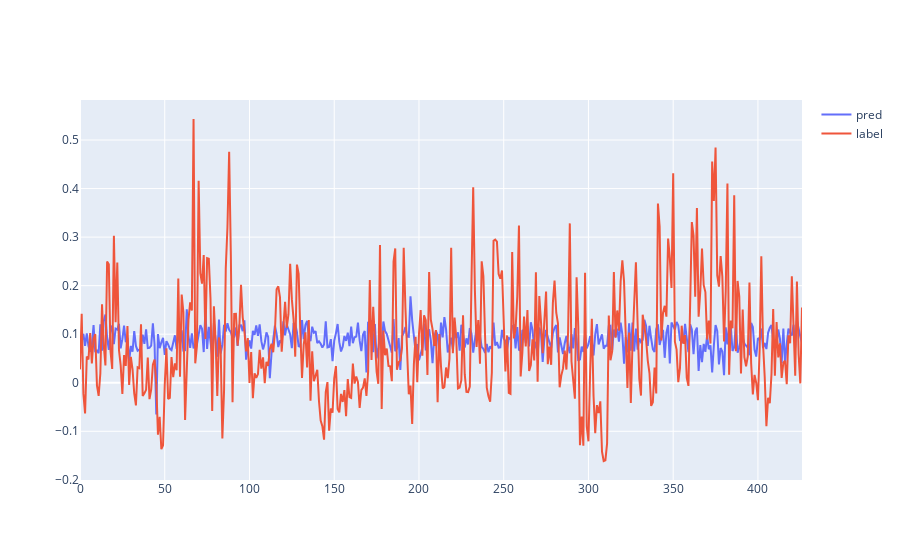

The notebook cell saved with this chart:
### Code cell
fig = go.Figure()
fig.add_trace(go.Scatter(y=v_oof_preds,
                    mode='lines',
                    name='pred'))
fig.add_trace(go.Scatter(y=y_valence,
                    mode='lines',
                    name='label'))
fig.show()

### Figure 1 — Plotly figure (JSON) as saved in the notebook; plotly's stock layout.template omitted (floating-point values rounded to 4 significant figures; data arrays with more than 128 entries replaced by an {"elided": "..."} marker saying what was removed)
{"data": [{"mode": "lines", "name": "pred", "type": "scatter", "y": {"elided": "427 float values"}}, {"mode": "lines", "name": "label", "type": "scatter", "y": {"elided": "427 float values"}}], "layout": {"autosize": true, "xaxis": {"autorange": true, "range": [0, 426]}, "yaxis": {"autorange": true, "range": [-0.2003, 0.5825], "type": "linear"}}}
